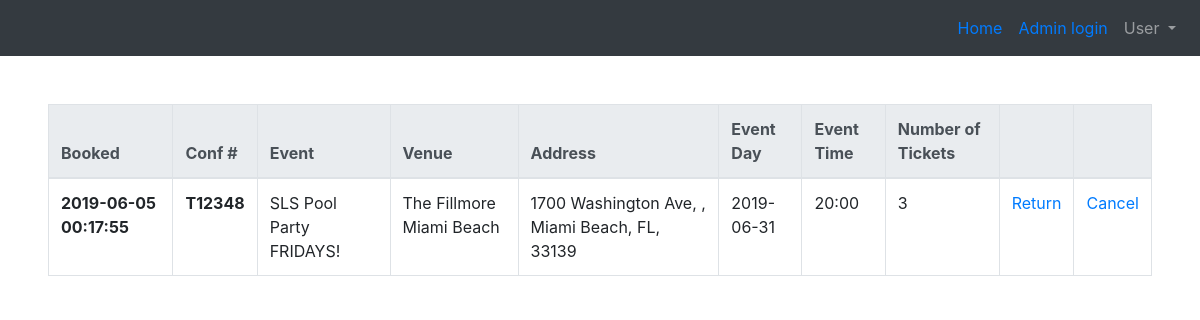
The app's page /my-reservations (signed in), older data.
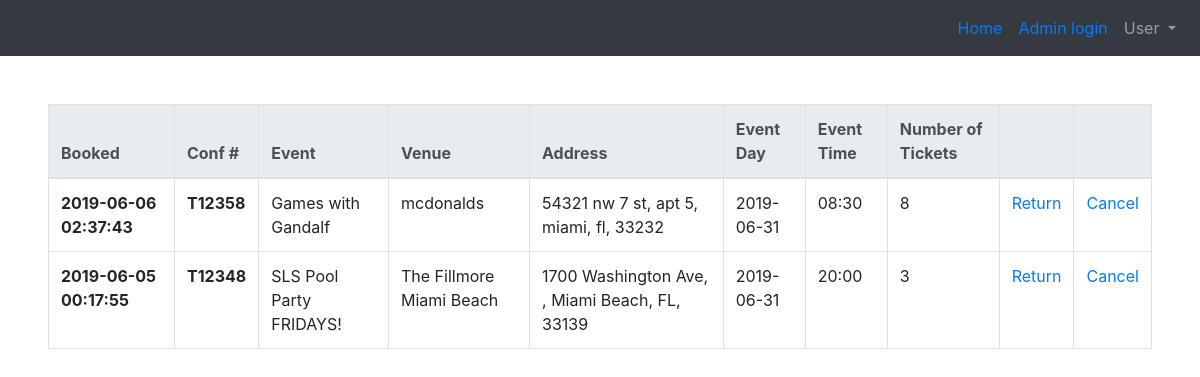
The same page, newer data.
### tables this page shows
CREATE TABLE 'transactions' ( tranID INTEGER PRIMARY KEY AUTOINCREMENT NOT NULL, userID INTEGER NOT NULL, eventID INTEGER NOT NULL, tickets INTEGER NOT NULL, 'time' timestamp NOT NULL DEFAULT CURRENT_TIMESTAMP);

CREATE TABLE 'events' ( eventID INTEGER PRIMARY KEY AUTOINCREMENT NOT NULL,'eventName' VARCHAR NOT NULL,'ticketsLeft' INTEGER NOT NULL,
  type VARCHAR NOT NULL,'startDate' date NOT NULL,'endDate' date NOT NULL,
  description VARCHAR NOT NULL,
  venueID INTEGER NOT NULL,
  adminID INTEGER NOT NULL
, 'endTime'  time NOT NULL  , 'startTime'  time NOT NULL  );

CREATE TABLE 'venues' ( venueID INTEGER PRIMARY KEY AUTOINCREMENT NOT NULL,'venueName' VARCHAR NOT NULL,
  capacity INTEGER NOT NULL,
  address1 VARCHAR NOT NULL,
  address2 VARCHAR NOT NULL,
  city VARCHAR NOT NULL,
  state CHAR(2) NOT NULL,
  zip CHAR(5) NOT NULL,
  adminID INTEGER NOT NULL
);

### application.py (the view)
@app.route("/my-reservations", methods=["GET"])
@login_required
def myReservations():
    userTicket = db.execute(userReservations, userID=session["user_id"])
    remover = []
    for tic in userTicket:
        if tic["totalTickets"] == 0:
            remover.append(tic)
        confirmation = "T"
        tran = int(tic["tranID"]) + 12340
        confirmation = confirmation + str(tran)
        tic["confirmation"] = confirmation
    userTickets = [x for x in userTicket if x not in remover]
    return render_template("my-reservations.html", userTickets=userTickets)

### application.py (called while the page is built)
@app.after_request
def after_request(response):
    response.headers["Cache-Control"] = "no-cache, no-store, must-revalidate"
    response.headers["Expires"] = 0
    response.headers["Pragma"] = "no-cache"
    return response

### helpers.py (called while the page is built)
def login_required(f):
    @wraps(f)
    def decorated_function(*args, **kwargs):
        if session.get("user_id") is None:
            return redirect("/login")
        return f(*args, **kwargs)
    return decorated_function

### templates/my-reservations.html (shortened to what this page needs)
{% extends "base.html" %}
{% block body %}
<table class="table table-bordered" id="myTable">
  <thead class="thead-light">
    <tr>
      <th scope="col">Booked</th>
      <th scope="col">Conf #</th>
      <th scope="col">Event</th>
      <th scope="col">Venue</th>
      <th scope="col">Address</th>
      <th scope="col">Event Day</th>
      <th scope="col">Event Time</th>
      <th scope="col">Number of Tickets</th>
      <th scope="col"></th>
      <th scope="col"></th>
    </tr>
  </thead>
  <tbody>
    {% for tic in userTickets %}
    <tr>
      <th scope="row">{{tic["time"]}}</th>
      <th scope="row">{{tic["confirmation"]}}</th>
      <td scope="row">{{tic["eventName"]}}</td>
      <td scope="row">{{tic["venueName"]}}</td>
      <td scope="row">{{tic["address1"]}}, {{tic["address2"]}}, {{tic["city"]}}, {{tic["state"]}}, {{tic["zip"]}}</td>
      <td scope="row">{{tic["startDate"]}}</td>
      <td scope="row">{{tic["startTime"]}}</td>
      <td scope="row">{{tic["totalTickets"]}}</td>
      <td scope="row"><a href="{{ '/return/%s'%tic['eventID']|urlencode }}">Return</a></td>
      <td scope="row"><a href="#">Cancel</a></td>
    </tr>
    {% endfor %}
  </tbody>
</table>
{%endblock %}

Row changes from the older to the newer data that the page shows:
now on this page (row edited): transactions: time "2019-06-06 02:37:43", confirmation "T12358", eventName "Games with Gandalf", venueName "mcdonalds", address1 "54321 nw 7 st", address2 "apt 5", city "miami", state "fl", zip "33232", startDate "2019-06-31", startTime "08:30", totalTickets "8"
